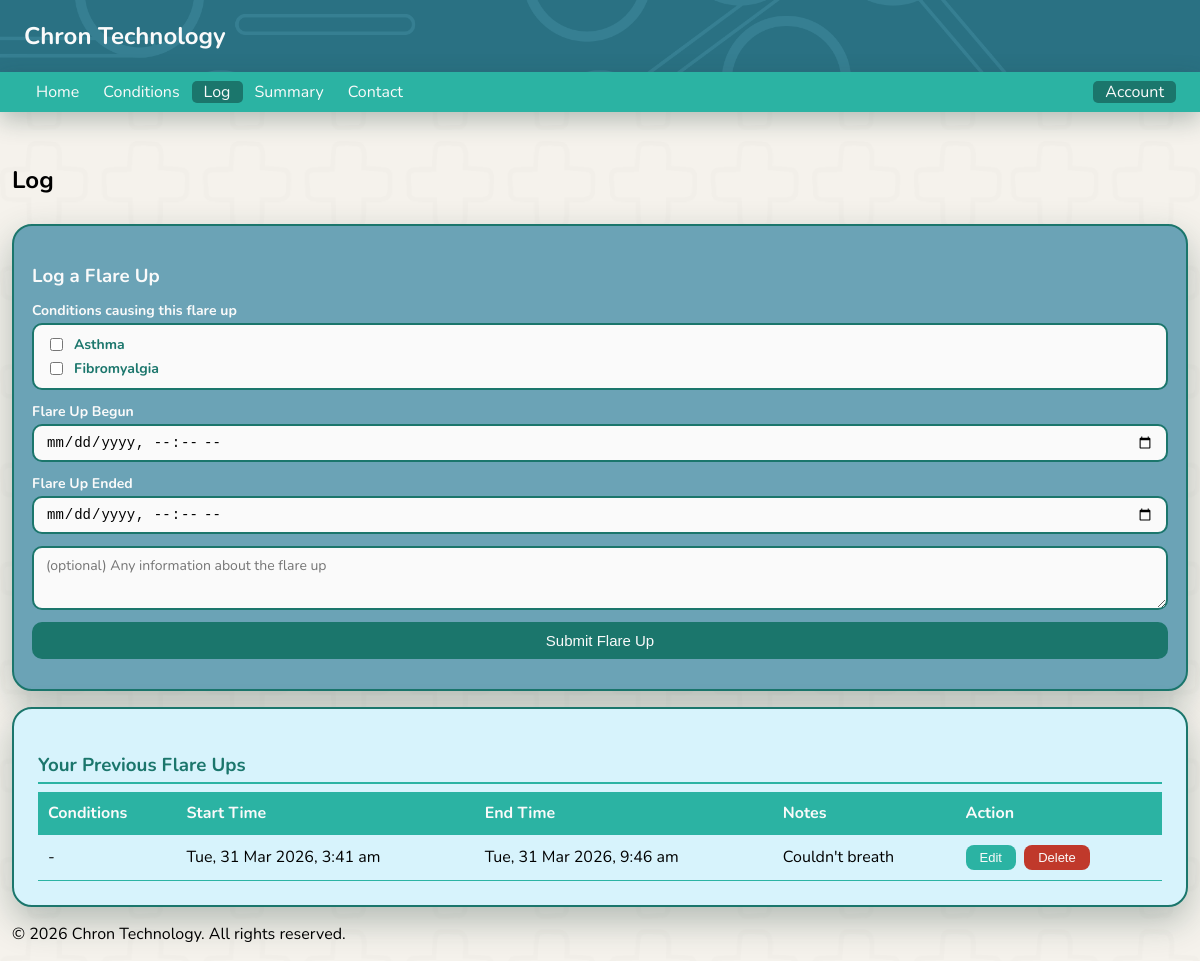
The app's page /log (signed in) with its own data.
### tables this page shows
CREATE TABLE conditions (
        id INTEGER PRIMARY KEY AUTOINCREMENT,
        user_id INTEGER NOT NULL,
        condition_name TEXT NOT NULL,
        triggers TEXT NULL,
        created_at TIMESTAMP DEFAULT CURRENT_TIMESTAMP, important_information TEXT NULL,
        FOREIGN KEY (user_id) REFERENCES users(id)
    );

CREATE TABLE flare_ups (
        id INTEGER PRIMARY KEY AUTOINCREMENT,
        user_id INTEGER NOT NULL,
        begin_time DATETIME NOT NULL,
        end_time DATETIME NOT NULL,
        flareup_comment TEXT NULL,
        created_at TIMESTAMP DEFAULT CURRENT_TIMESTAMP,
        FOREIGN KEY (user_id) REFERENCES users(id)
    );

### app.py (the view)
@app.route('/log')
def log():
    user_logs = []
    user_conditions = []
    if session.get('user_id'):
        conn = get_user_conn()
        cursor = conn.cursor()
        cursor.execute(
            'SELECT id, begin_time, end_time, flareup_comment FROM flare_ups WHERE user_id = ?',
            (session['user_id'],)
        )
        rows = cursor.fetchall()
        flare_up_ids = [row[0] for row in rows]
        conditions_name_map = {}
        conditions_id_map = {}
        if flare_up_ids:
            placeholders = ','.join('?' * len(flare_up_ids))
            cursor.execute(f'''
                SELECT fuc.flare_up_id, fuc.condition_id, c.condition_name
                FROM flare_up_conditions fuc
                JOIN conditions c ON c.id = fuc.condition_id
                WHERE fuc.flare_up_id IN ({placeholders})
            ''', flare_up_ids)
            for fup_id, cid, cname in cursor.fetchall():
                conditions_name_map.setdefault(fup_id, []).append(cname)
                conditions_id_map.setdefault(fup_id, []).append(cid)
        user_logs = [(row[0], row[1], row[2], row[3] or '', conditions_name_map.get(row[0], []), conditions_id_map.get(row[0], [])) for row in rows]
        cursor.execute(
            'SELECT id, condition_name FROM conditions WHERE user_id = ?',
            (session['user_id'],)
        )
        user_conditions = cursor.fetchall()
        conn.close()
    return render_template('log.html', user_logs=user_logs, user_conditions=user_conditions)

### app.py (called while the page is built)
def get_user_conn():
    return sqlite3.connect(USER_DB)

### templates/log.html (shortened to what this page needs)
<!DOCTYPE html>
<html lang="en">
<head>
    <link rel="stylesheet" href="/static/style.css">
</head>
<body class="index_page">
    <header>
        <nav>
            <h1 class="websitelogo">Chron Technology</h1>
        </nav>
        <div class="topnav">
            <div class="nav-left">
                <a class="notactive_page" href="/">Home</a>
                {% if session.get('user_id') %}
                <a class="notactive_page" href="conditions">Conditions</a>
                <a class="active_page" href="log">Log</a>
                <a class="notactive_page" href="summary">Summary</a>
                <a class="notactive_page" href="contact">Contact</a>
                {% endif %}
            </div>
            <div class="nav-right">
                {% if session.get('user_id') %}
                <div class="dropdown">
                    <span class="dropdown-toggle">Account</span>
                </div>
                {% else %}
                <a class="notactive_page" href="signup">SignUp</a>
                <a class="notactive_page" href="signin">SignIn</a>
                {% endif %}
            </div>
        </div>
    </header>
    <main>
        <section>
            <h2 class="topPageHeadings">Log</h2>
        </section>
        <div class="add_log_display">
            <h3>Log a Flare Up</h3>
            <form method="post" action="log_flareups">
                <div class="log-form-group">
                    <label>Conditions causing this flare up</label>
                    {% if user_conditions %}
                    <div class="condition-checkboxes">
                        {% for cid, cname in user_conditions %}
                        <label class="condition-checkbox-label">
                            <input type="checkbox" name="condition_ids" value="{{ cid }}">
                            {{ cname }}
                        </label>
                        {% endfor %}
                    </div>
                    {% else %}
                    <p class="no-conditions-note">No conditions added yet. <a href="/conditions">Add conditions</a> first.</p>
                    {% endif %}
                </div>
                <div class="log-form-group">
                    <label for="flare_up_begun">Flare Up Begun</label>
                    <input type="datetime-local" id="flare_up_begun" name="flare_up_begun">
                </div>
                <div class="log-form-group">
                    <label for="flare_up_end">Flare Up Ended</label>
                    <input type="datetime-local" id="flare_up_end" name="flare_up_end">
                </div>
                <div class="log-form-group">
                    <textarea placeholder="(optional) Any information about the flare up" id="flareup_information" name="flareup_information"></textarea>
                </div>
                <div class="log-form-group">
                    <button type="submit">Submit Flare Up</button>
                </div>
            </form>
        </div>
        <div class="summary-section">
            <h3>Your Previous Flare Ups</h3>
            {% if user_logs %}
            <table class="summary-table">
                <thead>
                    <tr>
                        <th>Conditions</th>
                        <th>Start Time</th>
                        <th>End Time</th>
                        <th>Notes</th>
                        <th>Action</th>
                    </tr>
                </thead>
                <tbody>
                    {% for id, begin_time, end_time, comment, condition_names, condition_ids in user_logs %}
                    <tr>
                        <td>{{ condition_names | join(', ') if condition_names else '-' }}</td>
                        <td><span class="datetime" data-time="{{ begin_time }}">{{ begin_time }}</span></td>
                        <td><span class="datetime" data-time="{{ end_time }}">{{ end_time }}</span></td>
                        <td>{{ comment if comment else '-' }}</td>
                        <td class="action-cell">
                            <button type="button" class="edit-btn" onclick="toggleEditFlareup({{ id }})">Edit</button>
                            <form action="/delete_flareup/{{ id }}" method="POST" style="display:inline">
                                <button type="submit" class="delete-btn">Delete</button>
                            </form>
                        </td>
                    </tr>
                    {% endfor %}
                </tbody>
            </table>
            {% else %}
            <p class="no-data">You have not added any flare ups yet.</p>
            {% endif %}
        </div>
    </main>
    <footer>
        <p>&copy; 2026 Chron Technology. All rights reserved.</p>
    </footer>
</body>
</html>

### static/style.css (style rules this page uses)
body { font-family: 'Nunito', sans-serif; }
header { position: fixed; top: 0; left: 0; width: 100%; z-index: 1000; background-color: #2a7183; background-image: url('/static/images/header_image.png'); background-repeat: no-repeat; background-size: cover; background-position: center; }
.websitelogo { padding-left: 2vw; }
.topPageHeadings { display: block; padding-bottom: 1vh; }
.index_page { background-color: #f5f2ec; background-image: url('/static/images/chron_tech_background.png'); background-repeat: no-repeat; background-size: cover; background-position: center; background-attachment: fixed; min-height: 100vh; display: flex; flex-direction: column; margin: 0; padding-left: 1vw; padding-right: 1vw; }
main { flex: 1; margin-top: 18vh; }
.websitelogo { color: #fafafa; }
.topnav { background-color:#2BB3A3; height: 5vh; display: flex; align-items: center; justify-content: space-between; box-shadow: 0 8px 25px rgba(26, 58, 53, 0.3); }
.nav-left, .nav-right { display: flex; align-items: center; }
.nav-left { padding-left: 2vw; }
.nav-right { padding-right: 2vw; }
.active_page { color: #fafafa; text-decoration: none; padding-left: 1vw; padding-right: 1vw; background-color: #1b766c; border-radius: 5px; }
.notactive_page { color: #fafafa; text-decoration: none; padding-left: 1vw; padding-right: 1vw; }
.dropdown { position: relative; }
.dropdown-toggle { color: #fafafa; cursor: pointer; padding: 0 1vw; border-radius: 5px; background-color: #1b766c; }
.delete-btn { background-color: #c0392b; color: #fafafa; border: none; padding: 5px 14px; border-radius: 8px; font-size: 13px; cursor: pointer; transition: background-color 0.2s ease; }
.edit-btn { background-color: #2BB3A3; color: #fafafa; border: none; padding: 5px 14px; border-radius: 8px; font-size: 13px; cursor: pointer; transition: background-color 0.2s ease; }
.action-cell { white-space: nowrap; vertical-align: middle; }
.action-cell .edit-btn, .action-cell form { display: inline-block; margin-right: 4px; }
.summary-section { margin-top: 2vh; }
.condition-checkboxes { display: flex; flex-direction: column; gap: 0.6vh; background-color: #fafafa; border: 2px solid #1b766c; border-radius: 10px; padding: 10px 12px; max-height: 20vh; overflow-y: auto; }
.condition-checkbox-label { display: flex; align-items: center; gap: 8px; font-size: 14px; color: #1b766c; cursor: pointer; }
.add_log_display { border: 2px solid #1b766c; border-radius: 20px; background-color: rgb(107, 163, 182); padding: 1.5vw; color: #fafafa; margin-top: 2vh; box-shadow: 0 14px 35px rgba(26, 58, 53, 0.3); }
.add_log_display h3 { margin-bottom: 1.5vh; }
.log-form-group { display: flex; flex-direction: column; gap: 0.4vh; margin-bottom: 1.5vh; }
.log-form-group label { font-weight: bold; font-size: 14px; }
.add_log_display input[type="datetime-local"], .add_log_display textarea { padding: 8px 12px; border: 2px solid #1b766c; border-radius: 10px; font-size: 14px; width: 100%; box-sizing: border-box; background-color: #fafafa; }
.add_log_display textarea { min-height: 8vh; resize: vertical; font-family: inherit; }
.add_log_display button[type="submit"] { background-color: #1b766c; color: #fafafa; border: none; padding: 10px 24px; border-radius: 10px; font-size: 15px; cursor: pointer; transition: background-color 0.2s ease; }
.summary-section { border: 2px solid #1b766c; border-radius: 20px; background-color: rgb(215, 243, 252); padding: 2vw; box-shadow: 0 14px 35px rgba(26, 58, 53, 0.3); }
.summary-section h3 { color: #1b766c; margin-bottom: 1vh; border-bottom: 2px solid #2BB3A3; padding-bottom: 0.5vh; }
.summary-table { width: 100%; border-collapse: collapse; margin-top: 1vh; }
.summary-table th, .summary-table td { padding: 10px; text-align: left; border-bottom: 1px solid #2BB3A3; }
.summary-table th { background-color: #2BB3A3; color: #fafafa; }
section h2 { display: inline; }

### records on screen
conditions: condition_name "Asthma"
conditions: condition_name "Fibromyalgia"
flare_ups: condition_names "-", flareup_comment "Couldn't breath"
